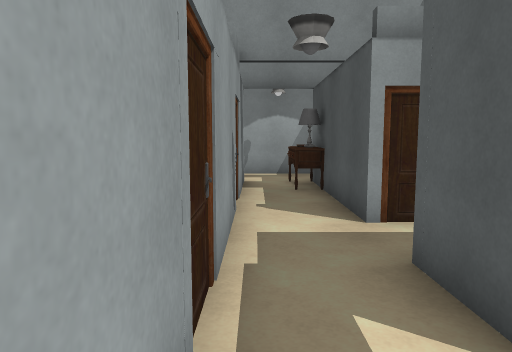
[1] (above)

16 first-person views from a walk through a 3-D level made in the Unity game engine. The camera is 1.4 m above the floor, tilts 6° down and sees 70° across. The floor is counted in squares, 1 m on a side. Each view is taken from the middle of a square. On the plan, view 1 faces up. The plan holds only what a view shows up to about 16 squares ahead; the rest is blank. The place goes on beyond the plan. The player is left out. Door leaves are left out, so doorways stand open. Some surface patterns are stand-ins.

[2]
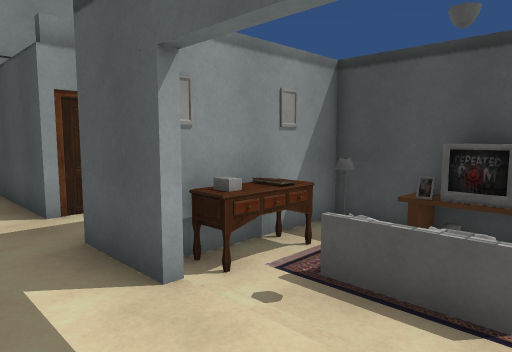

[3]
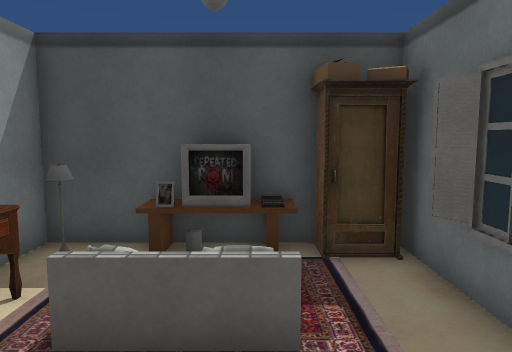

[4]
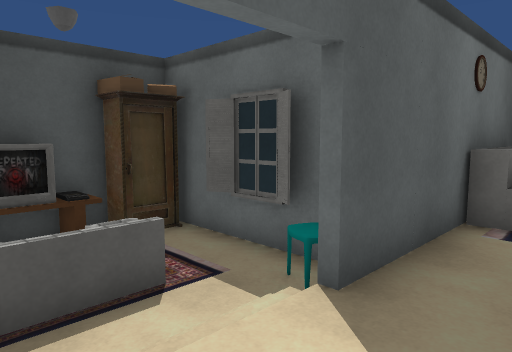

[5]
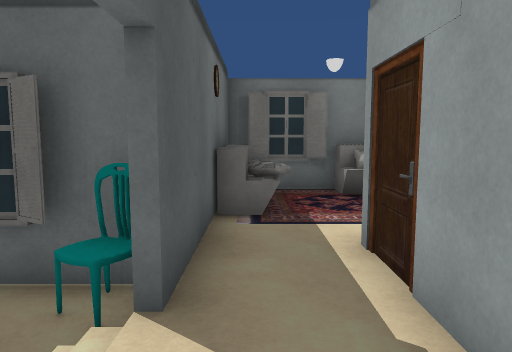

[6]
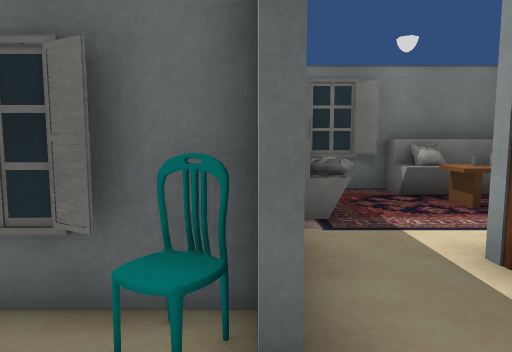

[7]
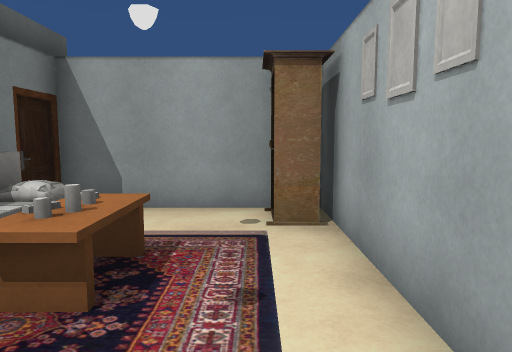

[8]
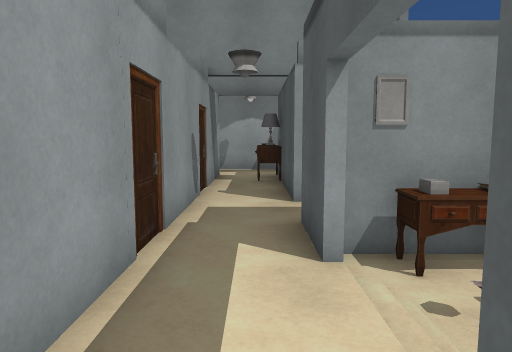

[9]
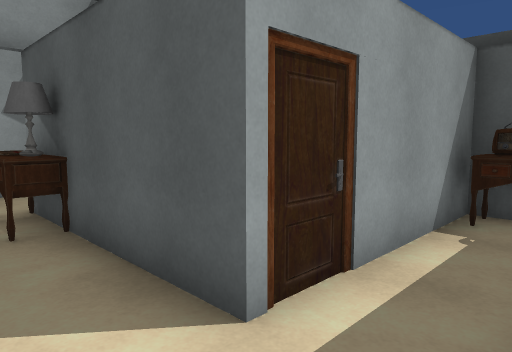

[10]
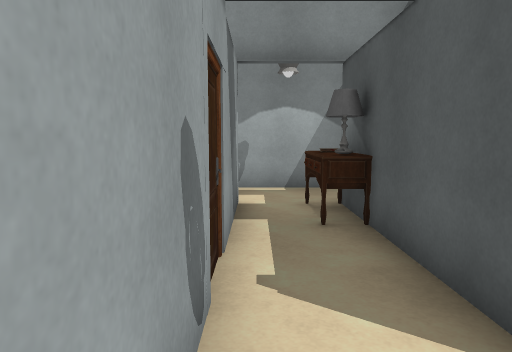

[11]
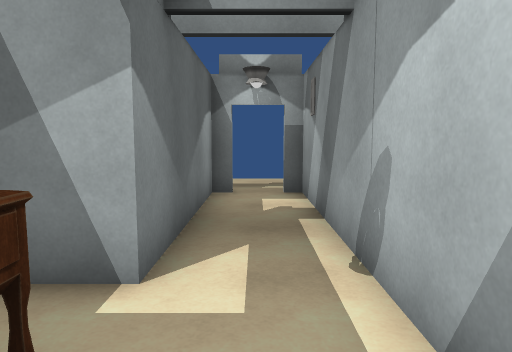

[12]
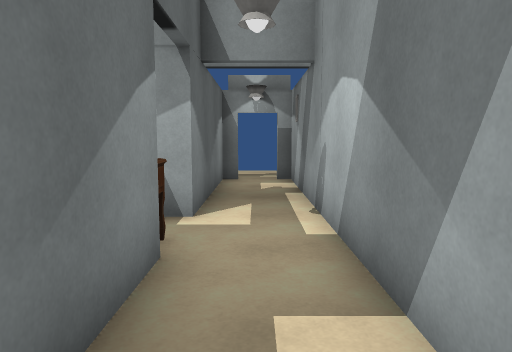

[13]
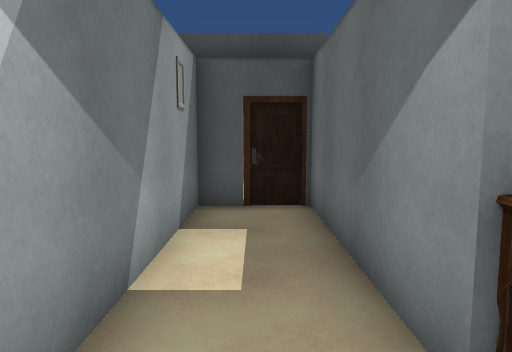

[14]
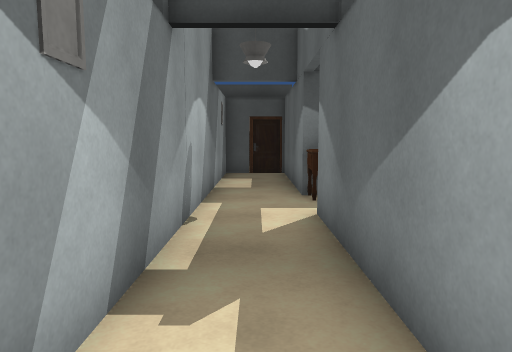

[15]
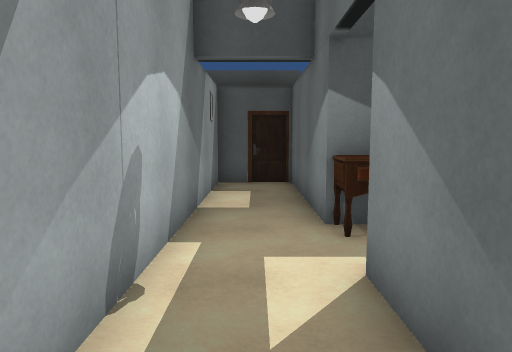

[16]
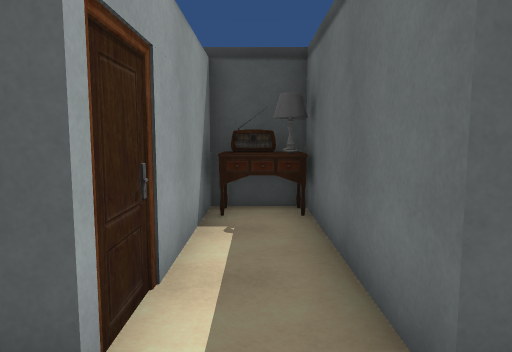

### Floor plan
Key: @ floor where view 1 was taken; # wall or solid block; . main floor; - floor 0.5 m lower than the main floor; / step, stairs or slope; D open door; O other object.
Columns run from 9 left of view 1 to 8 right of it. Each row starts with its distance up from view 1.
 14 ...###############
 13 ...D.............#
 12 ...######.########
 11         #.O#
 10         #.O#
  9         #..#
  8         #..#
  7         #..#
  6         #..#######
  5         #.......O#
  4         #..#######
  3         #..#OO -O#
  2         #..#-O  O#
  1         #../-O  O#
  0         #@./-O  O#
 -1         #..O----##
 -2         #..#O##-O
 -3    #O####..######
 -4    #O......#
 -5    #..OO OO#
 -6    #..OO  O#
 -7    #.OOOO O#
 -8    #########

Positions as (right, up) in squares from view 1, and headings:
1: (0, 0), facing up
2: (0, -1), facing up-right
3: (1, 0), facing right
4: (0, 2), facing down-right
5: (1, 2), facing down
6: (2, 1), facing down
7: (1, -4), facing left
8: (1, -2), facing up
9: (0, 4), facing up-right
10: (0, 4), facing up
11: (3, 13), facing left
12: (6, 13), facing left
13: (0, 13), facing right
14: (-7, 13), facing right
15: (-4, 13), facing right
16: (0, 5), facing right
